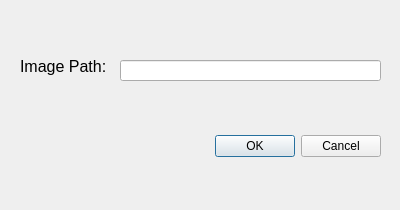
<?xml version="1.0" encoding="UTF-8"?>
<ui version="4.0">
 <class>OriginPointDialogBase</class>
 <widget class="QDialog" name="OriginPointDialogBase">
  <property name="geometry">
   <rect>
    <x>0</x>
    <y>0</y>
    <width>400</width>
    <height>210</height>
   </rect>
  </property>
  <property name="windowTitle">
   <string>Origin Point</string>
  </property>
  <widget class="QDialogButtonBox" name="button_box">
   <property name="geometry">
    <rect>
     <x>40</x>
     <y>130</y>
     <width>341</width>
     <height>32</height>
    </rect>
   </property>
   <property name="orientation">
    <enum>Qt::Horizontal</enum>
   </property>
   <property name="standardButtons">
    <set>QDialogButtonBox::Cancel|QDialogButtonBox::Ok</set>
   </property>
  </widget>
  <widget class="QLabel" name="label">
   <property name="geometry">
    <rect>
     <x>20</x>
     <y>51</y>
     <width>91</width>
     <height>31</height>
    </rect>
   </property>
   <property name="font">
    <font>
     <pointsize>12</pointsize>
    </font>
   </property>
   <property name="text">
    <string>Image Path: </string>
   </property>
  </widget>
  <widget class="QLineEdit" name="Path">
   <property name="geometry">
    <rect>
     <x>120</x>
     <y>60</y>
     <width>261</width>
     <height>21</height>
    </rect>
   </property>
  </widget>
 </widget>
 <resources/>
 <connections>
  <connection>
   <sender>button_box</sender>
   <signal>accepted()</signal>
   <receiver>OriginPointDialogBase</receiver>
   <slot>accept()</slot>
   <hints>
    <hint type="sourcelabel">
     <x>20</x>
     <y>20</y>
    </hint>
    <hint type="destinationlabel">
     <x>20</x>
     <y>20</y>
    </hint>
   </hints>
  </connection>
  <connection>
   <sender>button_box</sender>
   <signal>rejected()</signal>
   <receiver>OriginPointDialogBase</receiver>
   <slot>reject()</slot>
   <hints>
    <hint type="sourcelabel">
     <x>20</x>
     <y>20</y>
    </hint>
    <hint type="destinationlabel">
     <x>20</x>
     <y>20</y>
    </hint>
   </hints>
  </connection>
 </connections>
</ui>
